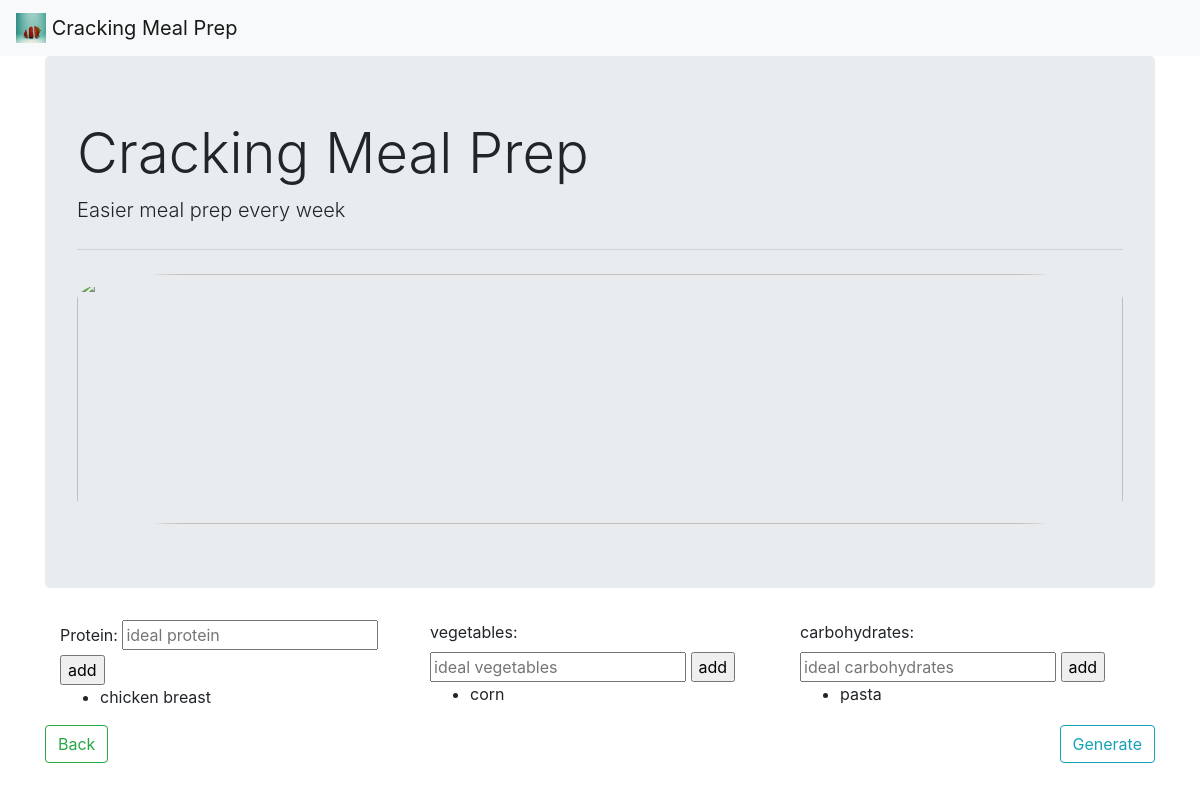
The page /ingredients on the database as committed earlier.
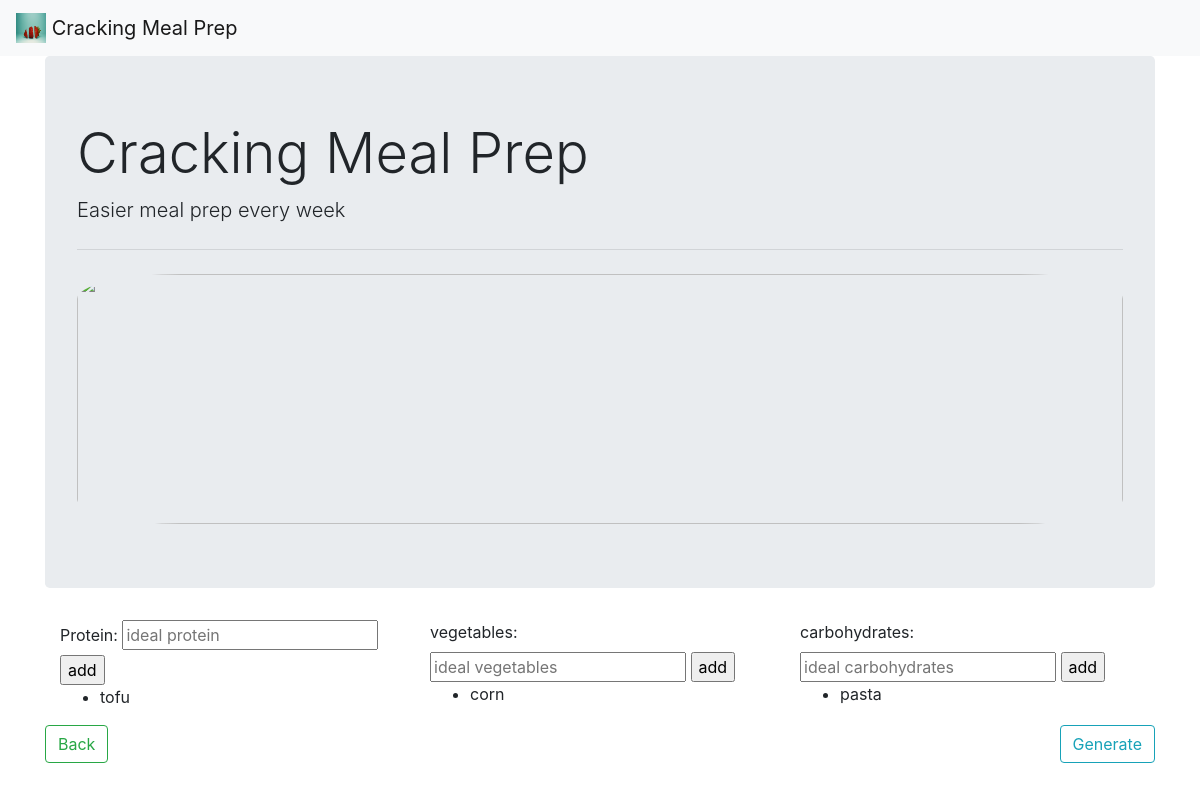
The same page on the database as committed later.
### testApi.py (models this page shows)
class Ingredient(db.Model):
    id = db.Column(db.Integer, primary_key=True)
    type = db.Column(db.String, unique=False, nullable=False)
    name = db.Column(db.String, unique=True, nullable=False)
    datastr = db.Column(db.String, unique=False, nullable=True)

### testApi.py (the view)
@app.route('/ingredients')
def ingredients():
        ingPro = Ingredient.query.filter_by(type="pro")
        ingVeg = Ingredient.query.filter_by(type="veg")
        ingCarb = Ingredient.query.filter_by(type="carb")
        return render_template('ingredients.html', ingPro=ingPro, ingVeg=ingVeg, ingCarb=ingCarb)

### templates/ingredients.html (shortened to what this page needs)
{% extends "base.html" %}
{% block content %}
<div class="container">
    <div class="row row-cols-3">
        <div class="col">
            <form action="{{url_for('addpro')}}" method="POST">
                <label for="protein">Protein: </label>
                <input type="text" name="protein" placeholder="ideal protein" required>
                <input type="submit" value="add">
            </form>
            <ul>
                {% for protein in ingPro %}
                <li>{{protein.name}}</li>
                {% endfor %}
            </ul>
        </div>
        <div class="col">
            <form action="{{url_for('addveg')}}" method="POST">
                <label for="vagetables">vegetables: </label>
                <input type="text" name="veg" placeholder="ideal vegetables">
                <input type="submit" value="add">
            </form>
            <ul>
                {% for vegetables in ingVeg %}
                <li>{{vegetables.name}}</li>
                {% endfor %}
            </ul>
        </div>
        <div class="col">
            <form action="{{url_for('addcarb')}}" method="POST">
                <label for="carbohydrates">carbohydrates: </label>
                <input type="text" name="carbohydrates" placeholder="ideal carbohydrates">
                <input type="submit" value="add">
            </form>
            <ul>
                {% for carbohydrates in ingCarb %}
                <li>{{carbohydrates.name}}</li>
                {% endfor %}
            </ul>
        </div>
    </div>
</div>
<a class="btn btn-outline-success float-left" href="mealnum" role="button">Back</a>
<a class="btn btn-outline-info float-right" href="generate" role="button">Generate</a>
{% endblock %}

### templates/base.html (shortened to what this page needs)
<!doctype html>
<html lang="en">
  <head>
    <link rel="stylesheet" href="https://stackpath.bootstrapcdn.com/bootstrap/4.5.0/css/bootstrap.min.css">
  </head>
  <body>
    <nav class="navbar navbar-light bg-light">
      <a class="navbar-brand" href="/">
        <img src="{{url_for('static', filename='icon2.jpg')}}" width="30" height="30" class="d-inline-block align-top" alt="" loading="lazy">
        Cracking Meal Prep
      </a>
    </nav>
    <div class="container" id="container">
      <div class="jumbotron">
          <h1 class="display-4">Cracking Meal Prep</h1>
          <p class="lead">Easier meal prep every week</p>
          <hr class="my-4">
          <img src="{{url_for('static', filename='icon5.jpg')}}" width="100%" height="250px" style="object-fit: cover; border-radius: 10%" class="d-inline-block align-top" alt="" loading="lazy">
      </div>
        {% block content %}
        {% endblock %}
    </div>
  </body>
</html>

Rows that differ between the two databases and show on the page:
changed Ingredient: name "chicken breast" → "tofu"
